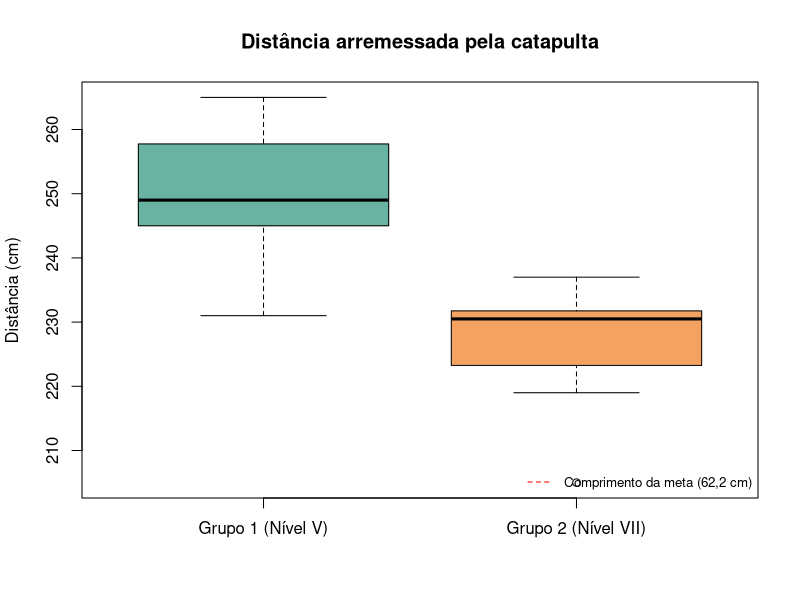

Here is the R script that generated this plot:
## ---- chunk 1
grupo1 <- c(265, 262.5, 262, 240.5, 249, 249, 254.8, 231, 241.5,
            248.5, 248.7, 238, 258, 257.5, 254.5)

grupo2 <- c(219, 222, 237, 222, 225.5, 232, 231, 224.5, 230.5,
            205, 231.5, 233.5, 235, 231.5, 229)

n1 <- length(grupo1)
n2 <- length(grupo2)

c(n1, n2)
## ---- chunk 2
resumo <- data.frame(
  Grupo = c("Grupo 1", "Grupo 2"),
  n = c(n1, n2),
  Media = c(mean(grupo1), mean(grupo2)),
  DesvioPadrao = c(sd(grupo1), sd(grupo2)),
  Minimo = c(min(grupo1), min(grupo2)),
  Maximo = c(max(grupo1), max(grupo2))
)
resumo
## ---- chunk 3
boxplot(grupo1, grupo2,
        names = c("Grupo 1 (Nível V)", "Grupo 2 (Nível VII)"),
        col = c("#69b3a2", "#f4a261"),
        ylab = "Distância (cm)",
        main = "Distância arremessada pela catapulta")
abline(h = 62.2, col = "red", lty = 2)
legend("bottomright", legend = "Comprimento da meta (62,2 cm)",
       col = "red", lty = 2, bty = "n", cex = 0.8)
## ---- chunk 4
shapiro.test(grupo1)
shapiro.test(grupo2)
## ---- chunk 5
teste_var <- var.test(grupo1, grupo2)
teste_var
## ---- chunk 6
# Teste t assumindo variâncias iguais (homocedástico)
t_homo <- t.test(grupo1, grupo2, var.equal = TRUE)
t_homo
## ---- chunk 7
# Teste t de Welch, assumindo variâncias diferentes (heterocedástico)
t_hetero <- t.test(grupo1, grupo2, var.equal = FALSE)
t_hetero
## ---- chunk 8
# Intervalo de confiança de 95% para (mu1 - mu2), conforme o teste escolhido
t_hetero$conf.int
